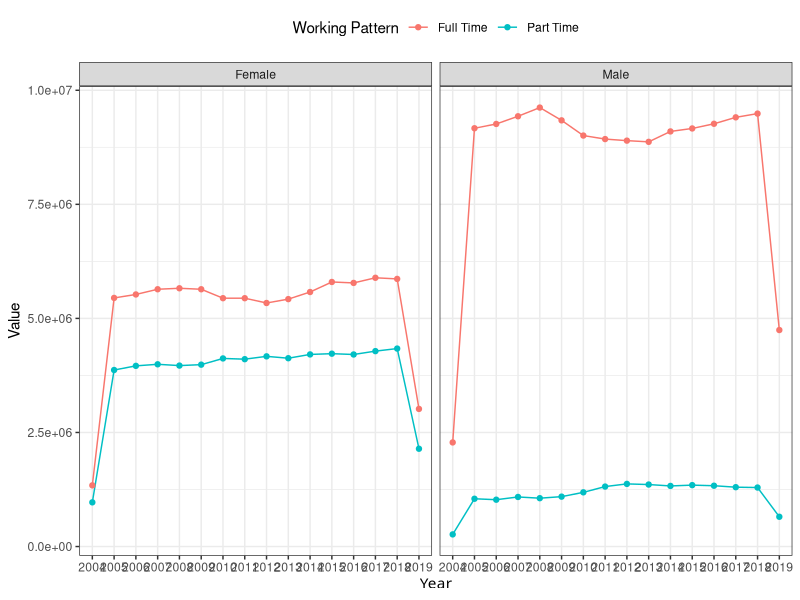

Reproduce this figure in R.
#set working directory

#load libraries to use

library(tidyverse)
#or
library(tidyr)
library(dplyr)
library(readr)
library(ggplot2)

#load in the dataset with read_csv()

employment <- read_csv("employment_statistics.csv")

#quick recap on tidyverse and pipes
#Pipes feed into each other. Easiest interpretation is to read them as 'then'
#Select variable, then, filter rows, then group, then....
# It reduces the number of environment objects created

employment_clean <- employment %>% #use employment data THEN
  select(-FeatureCode) %>%  #remove FeaureCode THEN
  filter(Measurement == 'Count') %>% #keep only the number ofpeople THEN
  select(-c(Units, Measurement)) #remove unnecessary column



######## Column modulation 

#we want to have the quaters and the years separate
# separate(data, Variable, into= c('ne_varA' , 'new_varB' ), sep = 'separator')

employment_separate <- employment_clean %>% 
  separate(DateCode, c('Year', 'Quarter'), sep="-")

View(employment_separate)

#unite works is the exact opposite way  
# unite(data, new_variable, c(variable1, variable2), sep = 'separator')  


employment_united <- employment_separate %>% 
  unite(DateCode, c('Year', 'Quarter'), sep="-")


####### Finding patterns with grepl and grep ######

genders <- c('male', 'female', 'non-binary', 'transgender', 'other')

# we want to find at which positions we can find the pattern male - i.e. male and female

ind<- grep('male', genders, fixed = T)

gender_cat <- genders[ind]

#or we can check whethere the two words are in with grepl

grepl('male', genders, fixed= T)

genders[grepl('male', genders, fixed= T)] #gives you male and female immediately

#these two functions are sometimes very useeful when trying to filter instances 



######## Advanced Variable creation with mutate #######

#create a new variable based on a conditional statement 
# ifelse(conditon, case_if_true, case_if_false)

employments_mutate <- employment_separate %>% 
  mutate(numbered_gender = ifelse(Gender == 'Male', 1, ifelse(Gender == 'Female', 2, 0)))

# or when we wnat to have several different conditions and we do not want to write many ifelse's
employment_mutate_cases <- employments_mutate %>% 
  mutate(Carrots_eaten = case_when(married_percentage <= 60 ~ 40, married_percentage > 60 & Value<= 4000 ~ 3450, Value > 4000 ~ 6000))  # I have created a random carrots eating variable for illustration purposes
  


# or we can change more than one variable based on the same rule
employment_mutate_at <- employment_mutate_cases %>% 
  mutate_at(vars('Carrots_eaten', 'Value'),  sqrt ) 






############## Advanced filtering  #######


#filter based on more than one matching condition using %in%

employment_females <- employment_mutate_cases %>% 
  filter(Gender %in% c('Male', 'Female')) # or put ! before Gender to get everything that is not Male or Female
#or filter(tolower(Gender) %in% gender_cat)

# we can specify which columns we want to filter at if we want to perform the same
# operation on more than one occasion

employment_filter_at <- employment_mutate_cases %>% 
  filter_at(vars('Carrots_eaten', 'Value'),  ~ . >2000 ) 
#We are keeping only those instances that are larger than 2000 both in carrots_eaten and Value


#Filter_if

# we can also do conditional filtering and mutations
# say you want to  only look at the ones 
employment_filter_if <- employment_mutate_cases %>% 
  filter_if(is.numeric,   all_vars( . < 6000)) #we only want to keep those instances that have a value smaller than 6000 in all numeric columns


#Filter_all
#sometimes you want to filter all of or variables at the same time 
employment_filter_all <- employment_mutate_cases %>% 
  mutate(Royalty = case_when(Gender == 'Female' ~ 'Q1', Gender == 'Male' ~ 'K1', Gender == 'All' ~ 'R1')) %>% 
  filter_all(any_vars(grepl(pattern ='Q1', ., fixed = TRUE))) #any row that is either first quarter or Q1 in royalty




############Joining tables #######


#we can join tables with the same column titles 

employment1<- employment[1:400,]
employment2 <- employment[600 :1200,]

employment_rbind <- rbind(employment1, employment2)



# or we can join based on same number of rows

emplyment_cbind <- cbind(employment1, employment2[1:400,])



### more useful is if we want to join tables we already have
####extra 2 joins: 

#create a lookup table just for ilustration purposes

#func_join(table1, table2, by = common_variables)
#inner_join -  keep only rows that match
#left_join - keep all from table 1, only matching rows in table2
# right_join - keep all from table 2, only matching rows in table 1
# anti_join - keep only rows in table 1 that do not have a match in table 2
# full_join - keep everything 


#we can

to_join <- tibble(married_perc = sort(unique(employment_mutate_cases$married_percentage)), rate_average = rep(c('bellow', 'above'), each = 2))

#join using 
joined_tables <- inner_join(employment_mutate_cases, to_join, by = c('married_percentage' = 'married_perc'))


########## Plotting opportunities #######


#lets make a basic plot

#get data for male and female only

employment_plot <- employment_mutate_cases %>% 
  filter(tolower(Gender) %in% gender_cat) %>% 
  group_by(Year, Gender, `Working Pattern`) %>% 
  summarise(Value = sum(Value),
            married_percentage = mean(married_percentage))%>% 
  ungroup()


ggplot(employment_plot, aes(x = Year, y = Value, group = `Working Pattern`, colour = `Working Pattern`)) +
  geom_line() +  
  geom_point() +
  
  theme_bw() +
  theme(axis.title.x = element_text('Year 2004 - 2019'),
        legend.position = 'top') +
facet_grid(.~Gender) 
